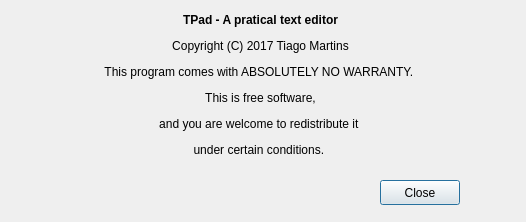
<?xml version="1.0" encoding="UTF-8"?>
<ui version="4.0">
 <class>About</class>
 <widget class="QDialog" name="About">
  <property name="geometry">
   <rect>
    <x>0</x>
    <y>0</y>
    <width>526</width>
    <height>222</height>
   </rect>
  </property>
  <property name="windowTitle">
   <string>About TPad</string>
  </property>
  <property name="windowIcon">
   <iconset resource="icons.qrc">
    <normaloff>:/icons/icons/About.png</normaloff>:/icons/icons/About.png</iconset>
  </property>
  <widget class="QLabel" name="copyright">
   <property name="geometry">
    <rect>
     <x>-50</x>
     <y>-30</y>
     <width>621</width>
     <height>231</height>
    </rect>
   </property>
   <property name="text">
    <string>&lt;html&gt;&lt;head/&gt;&lt;body&gt;&lt;p align=&quot;center&quot;&gt;&lt;span style=&quot; font-size:9pt; font-weight:600;&quot;&gt;TPad - A pratical text editor&lt;/span&gt;&lt;/p&gt;&lt;p align=&quot;center&quot;&gt;&lt;span style=&quot; font-size:9pt;&quot;&gt;Copyright (C) 2017 Tiago Martins&lt;/span&gt;&lt;/p&gt;&lt;p align=&quot;center&quot;&gt;&lt;span style=&quot; font-size:9pt;&quot;&gt;This program comes with ABSOLUTELY NO WARRANTY. &lt;/span&gt;&lt;/p&gt;&lt;p align=&quot;center&quot;&gt;&lt;span style=&quot; font-size:9pt;&quot;&gt;This is free software,&lt;/span&gt;&lt;/p&gt;&lt;p align=&quot;center&quot;&gt;&lt;span style=&quot; font-size:9pt;&quot;&gt; and you are welcome to redistribute it &lt;/span&gt;&lt;/p&gt;&lt;p align=&quot;center&quot;&gt;&lt;span style=&quot; font-size:9pt;&quot;&gt;under certain conditions. &lt;/span&gt;&lt;/p&gt;&lt;/body&gt;&lt;/html&gt;</string>
   </property>
  </widget>
  <widget class="QPushButton" name="closeBtn">
   <property name="geometry">
    <rect>
     <x>380</x>
     <y>180</y>
     <width>80</width>
     <height>25</height>
    </rect>
   </property>
   <property name="text">
    <string>Close</string>
   </property>
  </widget>
 </widget>
 <resources>
  <include location="icons.qrc"/>
 </resources>
 <connections/>
</ui>
